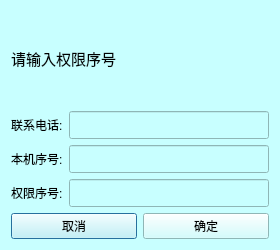
<?xml version="1.0" encoding="UTF-8"?>
<ui version="4.0">
 <class>dlgUseTime</class>
 <widget class="QDialog" name="dlgUseTime">
  <property name="geometry">
   <rect>
    <x>0</x>
    <y>0</y>
    <width>280</width>
    <height>250</height>
   </rect>
  </property>
  <property name="maximumSize">
   <size>
    <width>280</width>
    <height>250</height>
   </size>
  </property>
  <property name="windowTitle">
   <string>使用期限</string>
  </property>
  <property name="styleSheet">
   <string notr="true">background-color: rgb(200, 255, 255);</string>
  </property>
  <layout class="QVBoxLayout" name="verticalLayout">
   <item>
    <widget class="QLabel" name="label_message">
     <property name="font">
      <font>
       <family>Ubuntu</family>
       <pointsize>11</pointsize>
       <weight>50</weight>
       <italic>false</italic>
       <bold>false</bold>
      </font>
     </property>
     <property name="text">
      <string>请输入权限序号</string>
     </property>
    </widget>
   </item>
   <item>
    <layout class="QHBoxLayout" name="horizontalLayout_4">
     <item>
      <widget class="QLabel" name="label_3">
       <property name="text">
        <string>联系电话:</string>
       </property>
      </widget>
     </item>
     <item>
      <widget class="QLineEdit" name="m_linkmanPhoneNumber">
       <property name="sizePolicy">
        <sizepolicy hsizetype="Expanding" vsizetype="Preferred">
         <horstretch>0</horstretch>
         <verstretch>0</verstretch>
        </sizepolicy>
       </property>
       <property name="minimumSize">
        <size>
         <width>0</width>
         <height>28</height>
        </size>
       </property>
       <property name="maximumSize">
        <size>
         <width>16777215</width>
         <height>28</height>
        </size>
       </property>
       <property name="echoMode">
        <enum>QLineEdit::Normal</enum>
       </property>
       <property name="readOnly">
        <bool>false</bool>
       </property>
       <property name="placeholderText">
        <string/>
       </property>
      </widget>
     </item>
    </layout>
   </item>
   <item>
    <layout class="QHBoxLayout" name="horizontalLayout">
     <item>
      <widget class="QLabel" name="label_2">
       <property name="text">
        <string>本机序号:</string>
       </property>
      </widget>
     </item>
     <item>
      <widget class="QLineEdit" name="m_LocalNumber">
       <property name="sizePolicy">
        <sizepolicy hsizetype="Expanding" vsizetype="Preferred">
         <horstretch>0</horstretch>
         <verstretch>0</verstretch>
        </sizepolicy>
       </property>
       <property name="minimumSize">
        <size>
         <width>0</width>
         <height>28</height>
        </size>
       </property>
       <property name="maximumSize">
        <size>
         <width>16777215</width>
         <height>28</height>
        </size>
       </property>
       <property name="echoMode">
        <enum>QLineEdit::Normal</enum>
       </property>
       <property name="readOnly">
        <bool>true</bool>
       </property>
       <property name="placeholderText">
        <string/>
       </property>
      </widget>
     </item>
    </layout>
   </item>
   <item>
    <layout class="QHBoxLayout" name="horizontalLayout_2">
     <item>
      <widget class="QLabel" name="label">
       <property name="text">
        <string>权限序号:</string>
       </property>
      </widget>
     </item>
     <item>
      <widget class="QLineEdit" name="m_rPowerCode">
       <property name="sizePolicy">
        <sizepolicy hsizetype="Expanding" vsizetype="Preferred">
         <horstretch>0</horstretch>
         <verstretch>0</verstretch>
        </sizepolicy>
       </property>
       <property name="minimumSize">
        <size>
         <width>0</width>
         <height>28</height>
        </size>
       </property>
       <property name="maximumSize">
        <size>
         <width>16777215</width>
         <height>28</height>
        </size>
       </property>
       <property name="echoMode">
        <enum>QLineEdit::Normal</enum>
       </property>
       <property name="placeholderText">
        <string/>
       </property>
      </widget>
     </item>
    </layout>
   </item>
   <item>
    <layout class="QHBoxLayout" name="horizontalLayout_3">
     <item>
      <widget class="QPushButton" name="m_btnCancel">
       <property name="minimumSize">
        <size>
         <width>0</width>
         <height>25</height>
        </size>
       </property>
       <property name="text">
        <string>取消</string>
       </property>
      </widget>
     </item>
     <item>
      <widget class="QPushButton" name="m_btnOk">
       <property name="minimumSize">
        <size>
         <width>0</width>
         <height>25</height>
        </size>
       </property>
       <property name="text">
        <string>确定</string>
       </property>
      </widget>
     </item>
    </layout>
   </item>
  </layout>
 </widget>
 <resources/>
 <connections/>
</ui>
